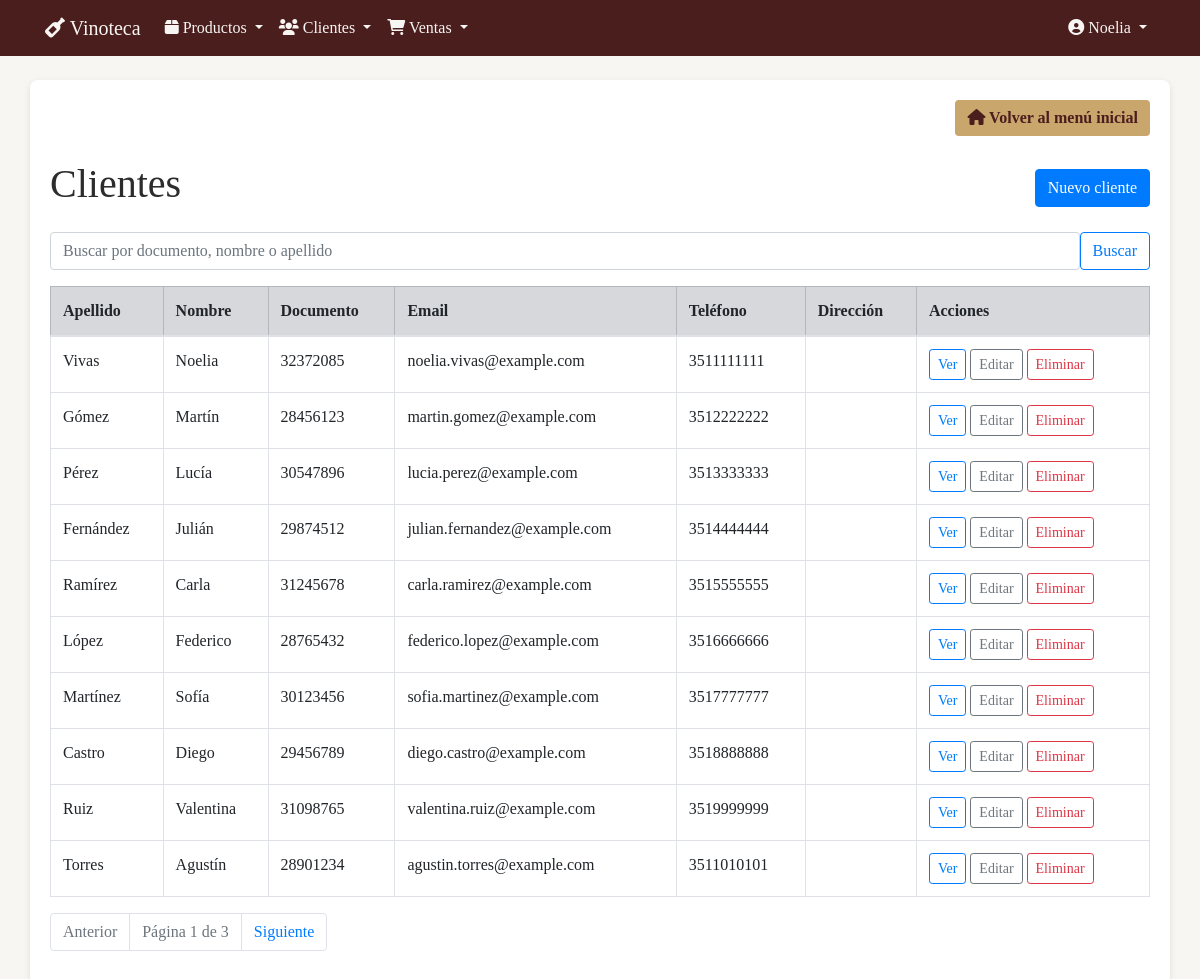
Page /clientes/ (signed in) on the earlier database version.
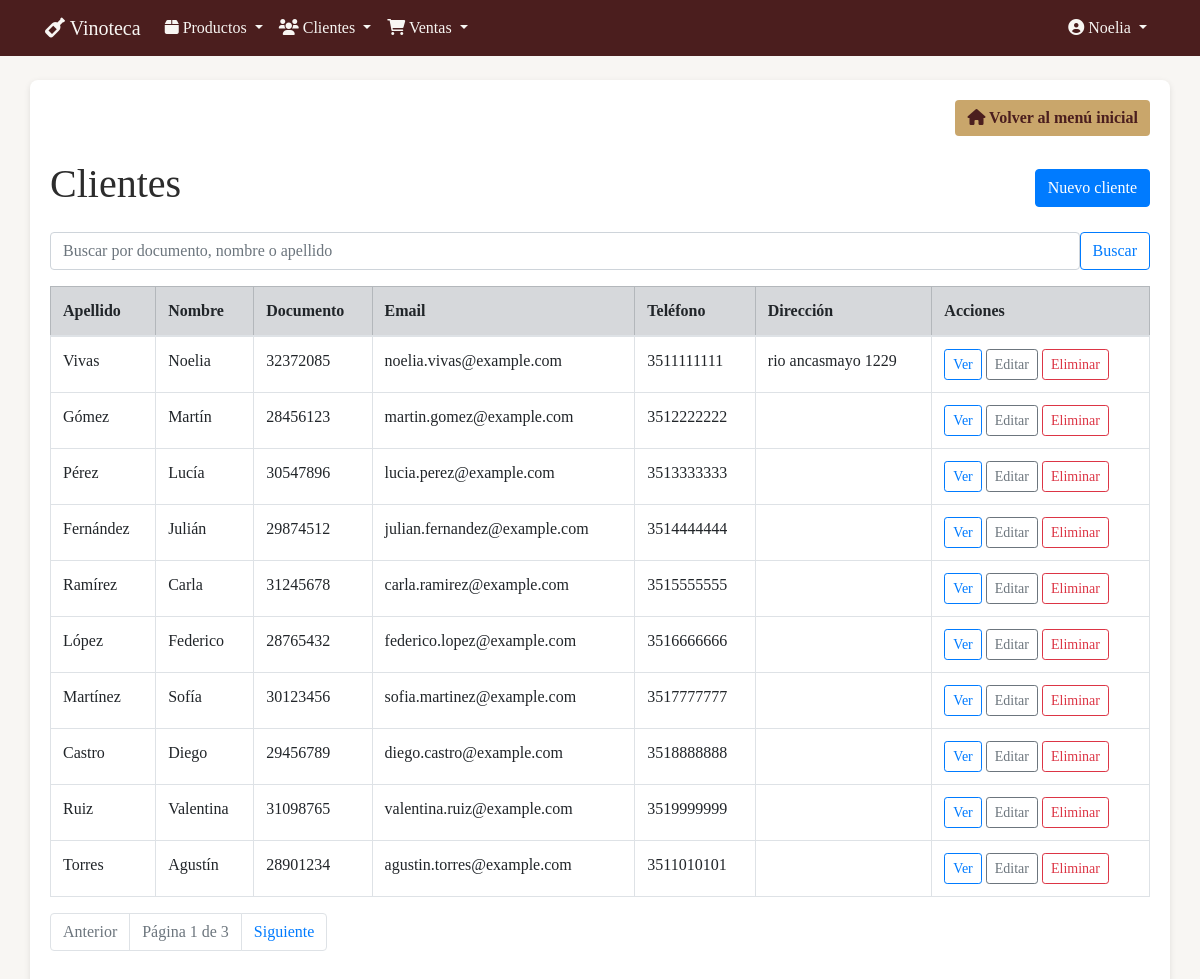
Same page on the later database version.
### clientes/models.py (models this page shows, shortened)
class Cliente(models.Model):
    nombre = models.CharField(max_length=100)
    apellido = models.CharField(max_length=100)
    documento = models.CharField(max_length=20, unique=True)
    email = models.EmailField()
    telefono = models.CharField(max_length=20)
    direccion = models.TextField()

### clientes/views.py (the view)
# urls.py: path('', ClienteListView.as_view(), name='cliente_list'),
class ClienteListView(LoginRequiredMixin, FilterView):
    model = Cliente
    filterset_class = ClienteFilter
    template_name = 'clientes/cliente_list.html'
    context_object_name = 'clientes'
    paginate_by = 10

### templates/clientes/cliente_list.html (shortened to what this page needs)
{% extends 'base.html' %}
{% load static %}
{% load crispy_forms_tags %}
{% block content %}
<div class="d-flex justify-content-between align-items-center mb-3">
  <h1>Clientes</h1>
  <a href="{% url 'clientes:cliente_create' %}" class="btn btn-primary">Nuevo cliente</a>
</div>
<form method="get" class="mb-3 d-flex align-items-center" role="search">
  <input
    name="q"
    value="{{ request.GET.q|default_if_none:'' }}"
    class="form-control me-2"
    type="search"
    placeholder="Buscar por documento, nombre o apellido"
    aria-label="Buscar">
  <button class="btn btn-outline-primary me-2" type="submit">Buscar</button>
</form>
<table class="table table-hover table-bordered">
  <thead class="table-secondary">
    <tr>
      <th>Apellido</th>
      <th>Nombre</th>
      <th>Documento</th>
      <th>Email</th>
      <th>Teléfono</th>
      <th>Dirección</th>
      <th>Acciones</th>
    </tr>
  </thead>
  <tbody>
    {% for cliente in clientes %}
      <tr>
        <td>{{ cliente.apellido }}</td>
        <td>{{ cliente.nombre }}</td>
        <td>{{ cliente.documento }}</td>
        <td>{{ cliente.email }}</td>
        <td>{{ cliente.telefono }}</td>
        <td>{{ cliente.direccion|truncatechars:60 }}</td>
        <td>
          <a href="{% url 'clientes:cliente_detail' cliente.pk %}" class="btn btn-sm btn-outline-primary">Ver</a>
          <a href="{% url 'clientes:cliente_update' cliente.pk %}" class="btn btn-sm btn-outline-secondary">Editar</a>
          <a href="{% url 'clientes:cliente_delete' cliente.pk %}" class="btn btn-sm btn-outline-danger">Eliminar</a>
        </td>
      </tr>
    {% empty %}
      <tr>
        <td colspan="7" class="text-center">No se encontraron clientes.</td>
      </tr>
    {% endfor %}
  </tbody>
</table>
{% if is_paginated %}
  <nav aria-label="Paginación">
    <ul class="pagination">
      {% with request.GET.urlencode as query_params %}
        {% if page_obj.has_previous %}
          <li class="page-item">
            <a class="page-link" href="?{% if query_params %}{{ query_params }}&{% endif %}page={{ page_obj.previous_page_number }}">Anterior</a>
          </li>
        {% else %}
          <li class="page-item disabled"><span class="page-link">Anterior</span></li>
        {% endif %}
        <li class="page-item disabled"><span class="page-link">Página {{ page_obj.number }} de {{ page_obj.paginator.num_pages }}</span></li>
        {% if page_obj.has_next %}
          <li class="page-item">
            <a class="page-link" href="?{% if query_params %}{{ query_params }}&{% endif %}page={{ page_obj.next_page_number }}">Siguiente</a>
          </li>
        {% else %}
          <li class="page-item disabled"><span class="page-link">Siguiente</span></li>
        {% endif %}
      {% endwith %}
    </ul>
  </nav>
{% endif %}
{% endblock %}

Differences in the rows shown:
changed Cliente "Vivas": direccion (not shown) → "rio ancasmayo 1229"
